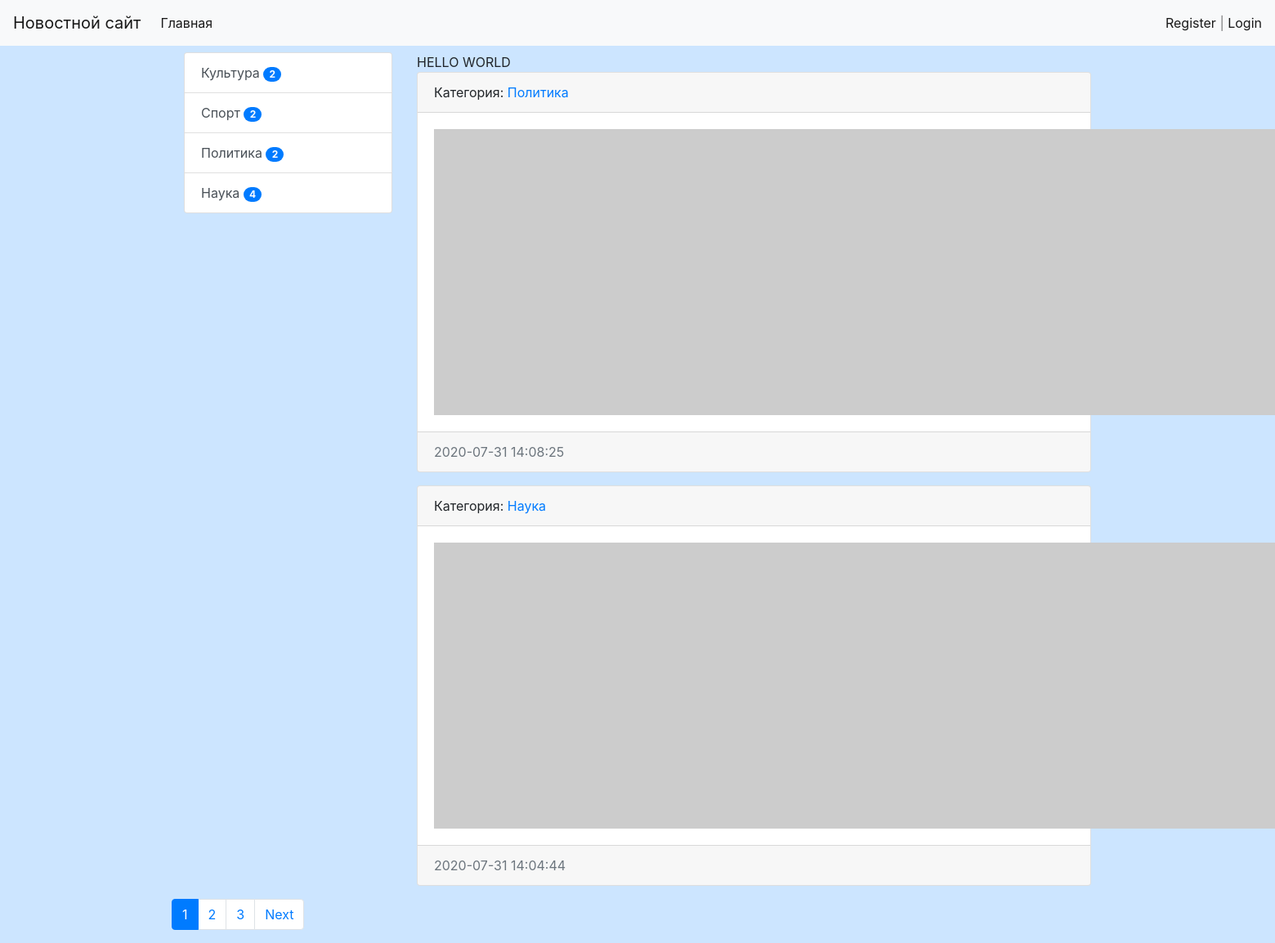
The page / on the database its author committed.
### news/models.py (models this page shows, shortened)
class Category(models.Model):
    title = models.CharField(max_length=150, db_index=True, verbose_name='Наименование категории')
    def get_absolute_url(self):
        return reverse_lazy('category', kwargs={"category_id": self.pk})
    class Meta:
        verbose_name = 'Категория'
        verbose_name_plural = 'Категории'
        ordering = ['title']

class News(models.Model):
    title = models.CharField(max_length=150, verbose_name='Наименование')
    content = models.TextField(blank=True, verbose_name='Контент')
    created_at = models.DateTimeField(auto_now_add=True, verbose_name='Дата публикации')
    update_at = models.DateTimeField(auto_now=True, verbose_name='Обновлено')
    photo = models.ImageField(upload_to='photos/%Y/%m/%d/', verbose_name='Изображение', blank=True)
    is_published = models.BooleanField(default=True, verbose_name='Состояние публикации')
    category = models.ForeignKey('Category', on_delete=models.PROTECT, verbose_name='Категория', related_name='get_news')
    views = models.IntegerField(default=0)
    def get_absolute_url(self):
        return reverse_lazy('view_news', kwargs={"pk": self.pk})
    class Meta:
        verbose_name = 'Новость'
        verbose_name_plural = 'Новости'
        ordering = ['-created_at']

### news/views.py (the view)
# urls.py: path('', HomeNews.as_view(), name='home'),
class HomeNews(MyMixin, ListView):
    model = News
    template_name = 'news/home_news_list.html'
    context_object_name = 'news'
    mixin_prop = 'hello world'
    paginate_by = 2
    def get_context_data(self, *, object_list=None, **kwargs):
        context = super().get_context_data(**kwargs)
        context['title'] = self.get_upper('Главная страница')
        context['mixin_prop'] = self.get_prop()
        return context
    def get_queryset(self):
        return News.objects.filter(is_published=True).select_related('category')

### news/templatetags/news_tags.py (called while the page is built)
@register.inclusion_tag('news/list_categories.html')
def show_categories(arg1='Hello', arg2='world'):
    categories = Category.objects.annotate(cnt=Count('get_news', filter=F('get_news__is_published'))).filter(cnt__gt=0)
    return {"categories": categories, "arg1": arg1, "arg2": arg2}

### news/utils.py (called while the page is built)
    def get_prop(self):
        return self.mixin_prop.upper()

    def get_upper(self, s):
        if isinstance(s, str):
            return s.upper()
        else:
            return s.title.upper()

### news/templates/news/home_news_list.html (shortened to what this page needs)
{% extends 'base.html' %}
{% block sidebar %}
{% include 'inc/_sidebar.html' %}
{% endblock %}
{% block content %}
{{ mixin_prop }}
    {% for item in news %}
    <div class="card mb-3">
        <div class="card-header">
            Категория: <a href="{{ item.category.get_absolute_url }}">{{ item.category.title }}</a>
        </div>
        <div class="card-body">
            <div class="media">
                {% if item.photo %}
                <img src="{{ item.photo.url }}" alt="" width="350" class="mr-3">
                {% else %}
                <img src="https://picsum.photos/id/1060/350/235/?blur=2" alt="" class="mr-3">
                {% endif %}
            </div>
        </div>
        <div class="card-footer text-muted">
            {{ item.created_at|date:"Y-m-d H:i:s" }}
        </div>
    </div>
    {% endfor %}
</div>
{% endblock %}

### news/templates/news/list_categories.html
<div class="list-group">
    {% for item in categories %}
    <a href="{{ item.get_absolute_url }}" class="list-group-item list-group-item-action">{{ item.title }} <span class="badge badge-primary badge-pill">{{ item.cnt }}</span> </a>
    {% endfor %}
</div>
</div>

### testsite/static/css/style.css (style rules this page uses)
body { background-color: #cce5ff; }

### rows shown on the page
Category: title "Культура", cnt "2"
Category: title "Спорт", cnt "2"
Category: title "Политика", cnt "2"
Category: title "Наука", cnt "4"
News: category "Политика", created_at "2020-07-31 14:08:25"
News: category "Наука", created_at "2020-07-31 14:04:44"

### other values the page prints
{{ mixin_prop }} "HELLO WORLD"
{{ p }} "1"
{{ p }} "2" "3"
